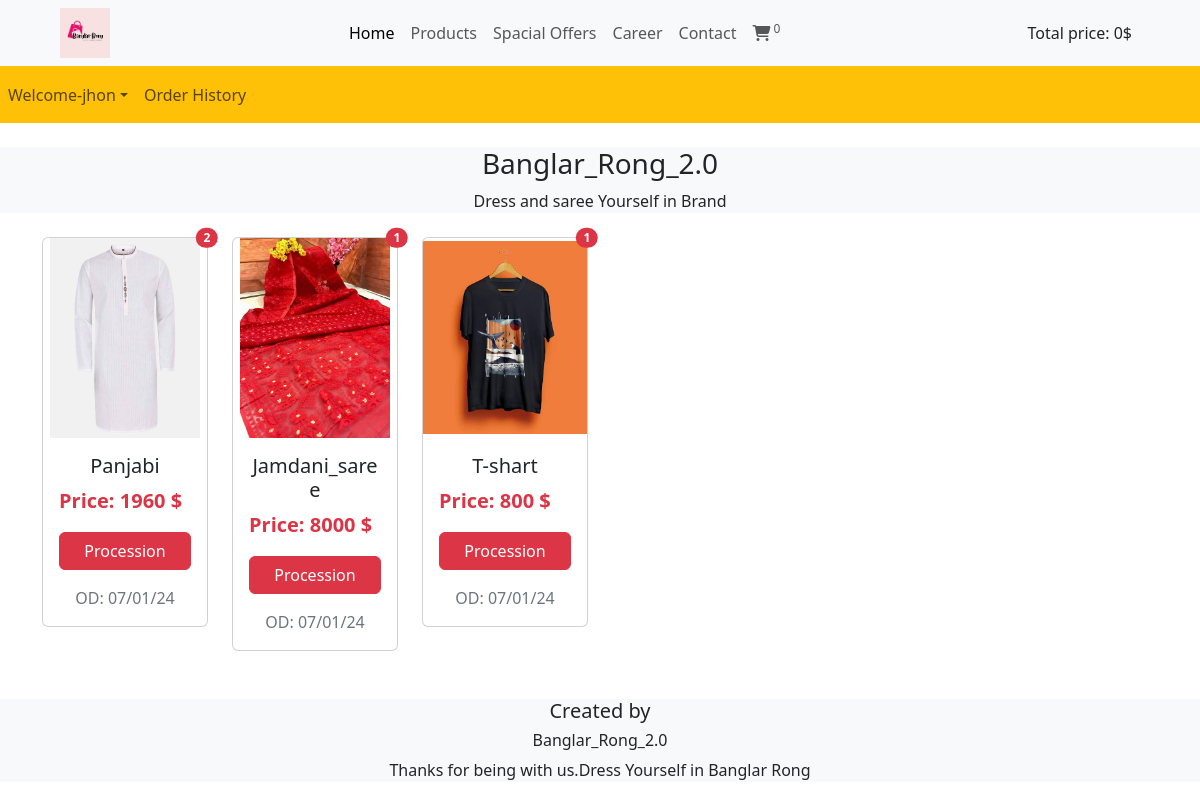
Page /order-history.php (signed in) on the earlier database version.
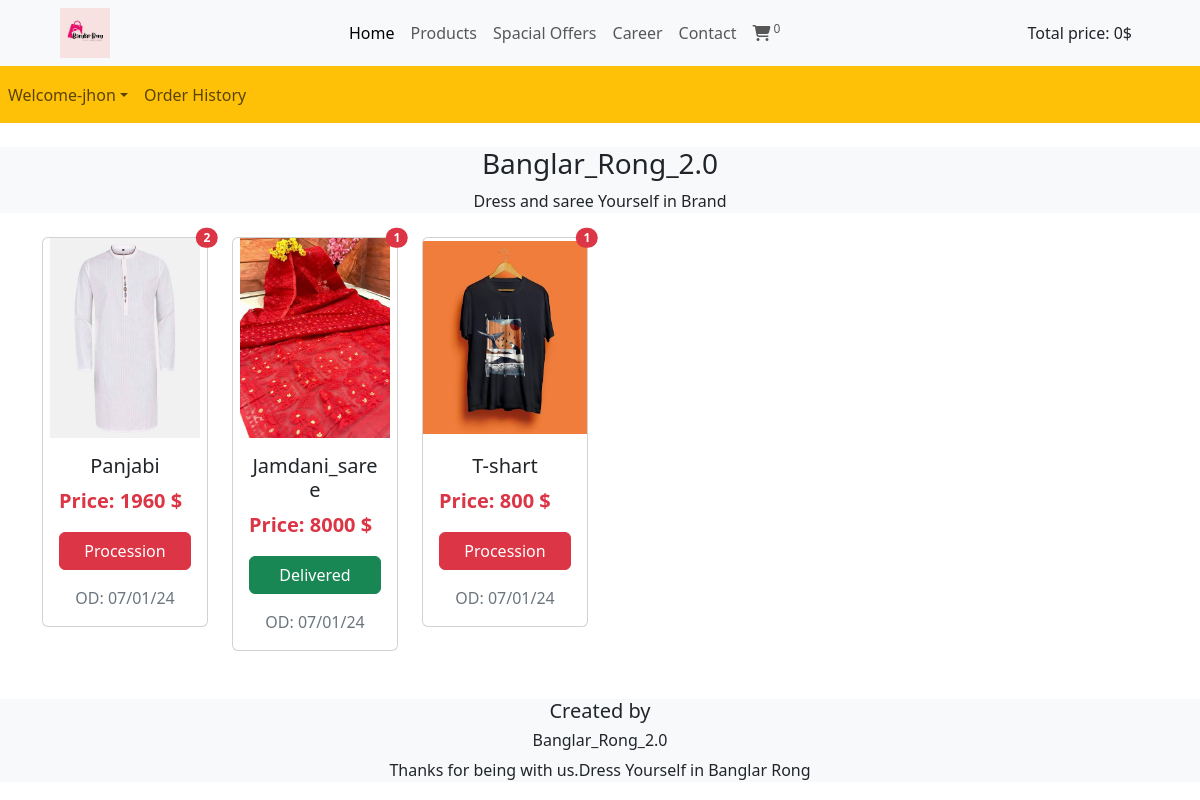
Same page on the later database version.
### tables this page shows
CREATE TABLE `orders` (
  `OrderID` int(11) NOT NULL,
  `OrderNumber` text NOT NULL,
  `userID` int(11) NOT NULL,
  `orderStatus` tinyint(1) NOT NULL,
  `addr` text NOT NULL,
  `paymentMethod` text NOT NULL,
  `productID` text NOT NULL,
  `timestamp` timestamp NOT NULL DEFAULT current_timestamp(),
  `paymentStatus` tinyint(1) NOT NULL,
  `product_title` int(11) NOT NULL,
  `order_price` text NOT NULL,
  `offer_rate` int(11) NOT NULL,
  `quantity` int(11) NOT NULL,
  `delibariedDate` timestamp NULL DEFAULT NULL
);

CREATE TABLE `products` (
  `product_id` int(11) NOT NULL,
  `product_title` varchar(100) NOT NULL,
  `product_description` varchar(255) NOT NULL,
  `product_keywords` varchar(255) NOT NULL,
  `category_id` int(11) NOT NULL,
  `brand_id` int(11) NOT NULL,
  `product_image1` varchar(255) NOT NULL,
  `product_image2` varchar(255) NOT NULL,
  `product_image3` varchar(255) NOT NULL,
  `product_price` varchar(100) NOT NULL,
  `specialOffers` tinyint(1) NOT NULL,
  `offerRate` int(11) NOT NULL,
  `date` timestamp NOT NULL DEFAULT current_timestamp() ON UPDATE current_timestamp(),
  `status` varchar(100) NOT NULL
);

### functions/common_function.php (the view, shortened to what this page needs)
<?php
 include('./includes/connect.php');
function orderHistory($id){
  global $con;
  $select_query = "SELECT * FROM orders CROSS JOIN products WHERE orders.userID=$id AND orders.productID=products.product_id";
$result_query = mysqli_query($con, $select_query);
while ($row = mysqli_fetch_assoc($result_query)) {
  $status = $row['orderStatus'];
  $quantity = $row['quantity'];
  $timestamp = $row['timestamp'];
  $product_title = $row['product_title'];
  $product_image1 = $row['product_image1'];
  $order_price = $row['order_price'];
  $timestamp = date("d/m/y",strtotime($timestamp));
  echo "<div class='col-md-2 justify-item-center'>
        <div class='card'>
        <span class='position-absolute top-0 start-100 translate-middle badge rounded-pill bg-danger'>
        $quantity
    <span class='visually-hidden'>unread messages</span>
  </span>
                 <img src='./admin_area/product_images/$product_image1' class='card-img-top' alt='$product_title'>
               <div class='card-body'>
                 <h5 class='card-title text-center'>$product_title</h5>
                   <p class='card-text text-danger fs-5 fw-bold mt-0'>Price: $order_price $</p>
                 ";
                  if($status){echo "<a class='btn btn-success d-block'>Delivered</a>";}else{echo "<a class='btn btn-danger d-block'>Procession</a>";}
                  echo "
               </div>
               <p class='text-center text-secondary'>OD: $timestamp</p>
     </div>
     </div>";
}
}
?>

### navbar.php (shortened to what this page needs)
<?php
include('includes/connect.php');
include('functions/common_function.php');
?>
<!DOCTYPE html>
<html lang="en">
<head>
    <link href="https://cdn.jsdelivr.net/npm/bootstrap@5.3.0/dist/css/bootstrap.min.css" rel="stylesheet">
    <link rel="stylesheet" href="https://cdnjs.cloudflare.com/ajax/libs/font-awesome/6.4.0/css/all.min.css" />
    <link rel="stylesheet" href="style.css">
</head>
<body>
     <div class="container-fluid p-0 ">
         <nav class="navbar sticky-top bg-light navbar-expand-lg navbar-light border-bottom border-warning px-5">
  <div class="container-fluid">
  <a href="index.php">
  <img src="./images/logo.jpg" width='50px' alt="" class="logo">
  </a>
    <div class="collapse navbar-collapse" id="navbarSupportedContent">
      <ul class="navbar-nav mx-auto align-item-center">
        <li class="nav-item">
          <a class="nav-link active" aria-current="page" href="index.php">Home</a>
        </li>
        <li class="nav-item">
          <a class="nav-link" href="product_design/index.php">Products</a>
        </li>
        <li class="nav-item">
          <a class="nav-link" href="special.php">Spacial Offers</a>
        </li>
        <li class="nav-item">
          <a class="nav-link" href="all-jobs.php">Career</a>
        </li>
        <li class="nav-item">
          <a class="nav-link" href="#">Contact</a>
        </li>
        <li class="nav-item">
          <a class="nav-link cart-now" href='cart.php'><i class="fa-sharp fa-solid fa-cart-shopping"></i><sup class='cart-value'>
            <?php
        $numberOfProducts=0;
        echo $numberOfProducts;
        ?></sup></a>
        </li>
      </ul>
      <?php if(!isset($_SESSION["name"])){
        ?>
              <a class="btn btn btn-warning rounded" href="sign_in_sign_up/login.php">Login/Registration</a>
        <?php
      }else{
        ?>
        <li class="navbar-nav nav-item">
          <a class="nav-link text-dark" href="#">Total price: <?php if(isset($_SESSION['products'])) price();else  echo 0;?>$</a>
        </li>
        <?php
      }
        ?>
    </div>
  </div>
</nav>
<?php
if(isset($_SESSION['login_email']))
{
  ?>
<nav class="navbar navbar-expand-lg navbar-light bg-warning">
        <ul class="navbar-nav me-auto">
        <li class="nav-item dropdown" >
          <a class="nav-link  dropdown-toggle" data-bs-toggle="dropdown" aria-expanded="false" href="#">Welcome<?php if(isset($_SESSION["name"])){echo '-'.$_SESSION["name"];}?></a>
        </li>
        <li class="nav-item">
        <a class="nav-link" href="order-history.php">Order History</a>
        </li>
        </ul>
    </nav>
    <?php
}?>
    <div class="bg-light my-4">
        <h3 class="text-center">Banglar_Rong_2.0</h3>
        <p class="text-center">Dress and saree Yourself in Brand</p>
    </div>

### order-history.php
<?php
require('navbar.php');
if(isset($_SESSION['login_email']))
{
?>
<div class="container">
<div class="row">
<?php
$id = $_SESSION["login_email"];
orderHistory($id) ;
  ?>
    </div>
    </div>
<?php
}
else
{
  header('Location: sign_in_sign_up/login.php');
}
require('footer.php');
?>

### footer.php (shortened to what this page needs)
<footer class="bg-light p-6 footer mx-auto mt-5 mb-0 pb-0 ">
<h5 class="text-center">Created by</h5>
<h6 class="text-center">Banglar_Rong_2.0</h6>
<p class="text-center">Thanks for being with us.Dress Yourself in Banglar Rong</p>
</footer>
</body>
</html>

### style.css (style rules this page uses)
* { margin: 0; padding: 0; box-sizing: border-box; }
.card-img-top { width: 100%; height: 200px; object-fit: contain; }
.nav-item { cursor: pointer; }

Differences in the rows shown:
changed orders "Jamdani_saree": orderStatus "Procession" → "Delivered"
